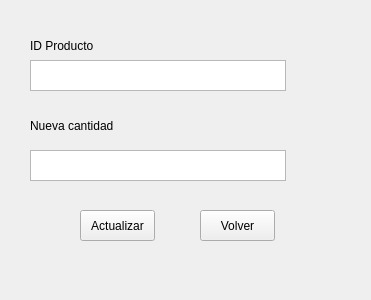
<?xml version="1.0" encoding="UTF-8"?>
<ui version="4.0">
 <class>Form</class>
 <widget class="QWidget" name="Form">
  <property name="geometry">
   <rect>
    <x>0</x>
    <y>0</y>
    <width>371</width>
    <height>300</height>
   </rect>
  </property>
  <property name="windowTitle">
   <string>Form</string>
  </property>
  <widget class="QLabel" name="label">
   <property name="geometry">
    <rect>
     <x>30</x>
     <y>30</y>
     <width>221</width>
     <height>31</height>
    </rect>
   </property>
   <property name="text">
    <string>ID Producto</string>
   </property>
  </widget>
  <widget class="QTextBrowser" name="textBrowser">
   <property name="geometry">
    <rect>
     <x>30</x>
     <y>60</y>
     <width>256</width>
     <height>31</height>
    </rect>
   </property>
  </widget>
  <widget class="QLabel" name="label_2">
   <property name="geometry">
    <rect>
     <x>30</x>
     <y>110</y>
     <width>221</width>
     <height>31</height>
    </rect>
   </property>
   <property name="text">
    <string>Nueva cantidad</string>
   </property>
  </widget>
  <widget class="QPushButton" name="pushButton">
   <property name="geometry">
    <rect>
     <x>80</x>
     <y>210</y>
     <width>75</width>
     <height>31</height>
    </rect>
   </property>
   <property name="text">
    <string>Actualizar</string>
   </property>
  </widget>
  <widget class="QPushButton" name="pushButton_2">
   <property name="geometry">
    <rect>
     <x>200</x>
     <y>210</y>
     <width>75</width>
     <height>31</height>
    </rect>
   </property>
   <property name="text">
    <string>Volver</string>
   </property>
  </widget>
  <widget class="QTextBrowser" name="textBrowser_2">
   <property name="geometry">
    <rect>
     <x>30</x>
     <y>150</y>
     <width>256</width>
     <height>31</height>
    </rect>
   </property>
  </widget>
 </widget>
 <resources/>
 <connections/>
</ui>
